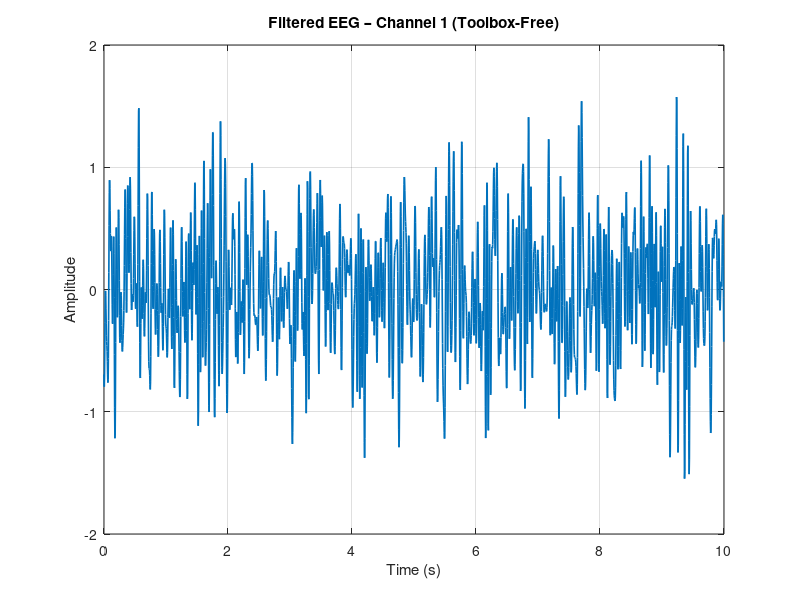
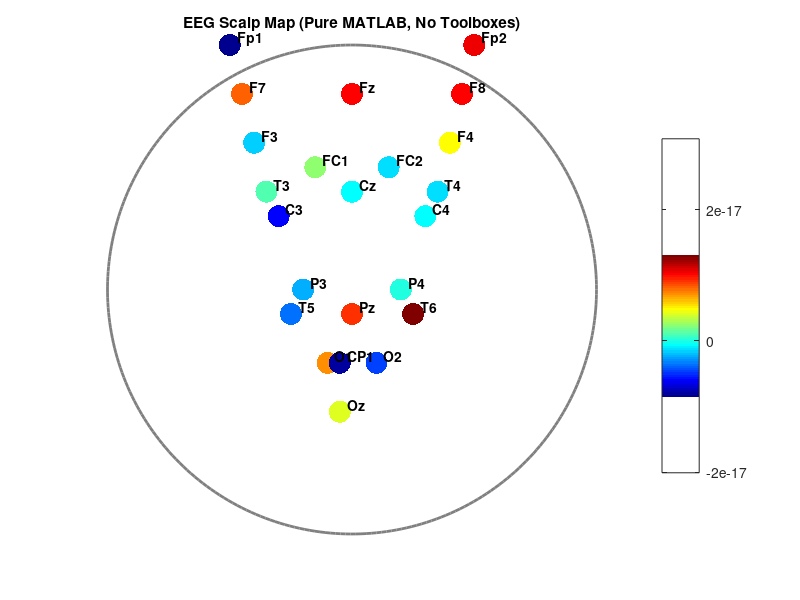

Write the MATLAB code that produced these figures, in order.
%% MATLAB Online – EEG Toolbox-Free Filtering + Scalp Map (Final Working)
clear; clc; close all;

Fs = 256;            % Sampling rate
T = 10;              % Duration (seconds)
channels = 23;

%% --- Generate synthetic EEG ---
data = randn(channels, Fs*T);

%% ---------- FFT BANDPASS FILTER (NO TOOLBOX) ----------
N = size(data,2);
f = (0:N-1)*(Fs/N);

% ideal bandpass mask (0.5 to 30 Hz)
H_bp = double(f >= 0.5 & f <= 30);
H_bp = H_bp + fliplr(H_bp);

data_bp = zeros(size(data));
for ch = 1:channels
    X = fft(data(ch,:));
    X = X .* H_bp;
    data_bp(ch,:) = real(ifft(X));
end

%% ---------- FFT NOTCH FILTER @ 50 Hz (NO TOOLBOX) ----------
H_notch = ones(1,N);
H_notch(f >= 49 & f <= 51) = 0;
H_notch = H_notch .* fliplr(H_notch);

data_filt = zeros(size(data_bp));
for ch = 1:channels
    X = fft(data_bp(ch,:));
    X = X .* H_notch;
    data_filt(ch,:) = real(ifft(X));
end

%% ✅ FIGURE 1 — EEG Time Series
t = (0:N-1)/Fs;

figure;
plot(t, data_filt(1,:), 'LineWidth', 1.2);
xlabel('Time (s)');
ylabel('Amplitude');
title('Filtered EEG – Channel 1 (Toolbox-Free)');
grid on;


%% ---------- SCALP TOPOGRAPHY WITHOUT TOOLBOX ----------
labels = {'Fp1','Fp2','F3','F4','C3','C4','P3','P4','O1','O2', ...
          'F7','F8','T3','T4','T5','T6','Fz','Cz','Pz','Oz', ...
          'FC1','FC2','CP1'};

% manually defined 2D EEG scalp coordinates
x = [-0.5, 0.5, -0.4, 0.4, -0.3, 0.3, -0.2, 0.2, -0.1, 0.1, ...
     -0.45, 0.45, -0.35, 0.35, -0.25, 0.25, 0, 0, 0, -0.05, ...
     -0.15, 0.15, -0.05];

y = [ 1, 1,  0.6, 0.6,  0.3, 0.3,  0, 0, -0.3,-0.3, ...
      0.8, 0.8, 0.4, 0.4, -0.1, -0.1, 0.8, 0.4, -0.1, -0.5, ...
      0.5, 0.5, -0.3];

values = mean(data_filt,2);

%% ✅ FIGURE 2 — SCALP MAP (NO TOOLBOX)
figure;

% Draw the head circle manually
th = linspace(0, 2*pi, 300);
plot(cos(th), sin(th), 'Color', [0.5 0.5 0.5], 'LineWidth', 2);
hold on;

% Plot electrodes
scatter(x, y, 250, values, 'filled');
colormap jet; colorbar;

% Add electrode labels
for i = 1:length(labels)
    text(x(i)+0.03, y(i)+0.03, labels{i}, 'FontSize',10, 'FontWeight','bold');
end

title('EEG Scalp Map (Pure MATLAB, No Toolboxes)');
axis equal off;
